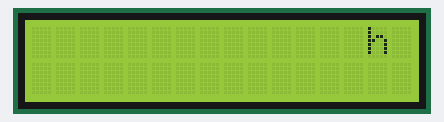
Recording of a sketch running on a simulated Arduino Uno, built with avr-gcc and run on an emulated ATmega328P. Shown: 16×2 character LCD.

Above: at 0.18 s.
At 0.93 s:
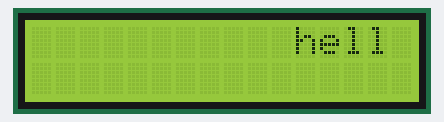
At 1.93 s:
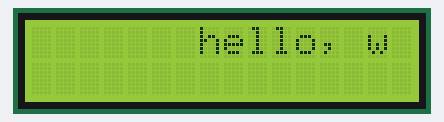
At 2.69 s:
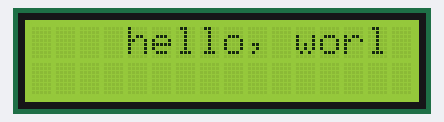
At 3.69 s:
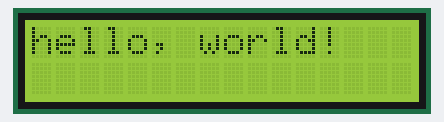
At 7.44 s:
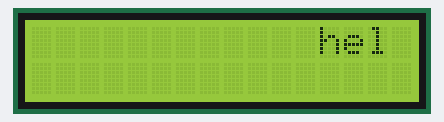

The sketch:

lesson8_lcd.ino
```cpp
#include <LiquidCrystal.h>

char message[]="hello, world!             ";
const int messageLength = sizeof(message) / sizeof(char);
const int displayWidth = 16;
const int displayHeight = 2;
int delayTime = 250;

LiquidCrystal lcd(4, 6, 10, 11, 12, 13);

void setup() {
  lcd.begin(displayWidth, displayHeight);
}

void loop() {
  lcd.setCursor(displayWidth - 1,0);
  for (int i = 0; i < messageLength; i++) {
    lcd.scrollDisplayLeft();
    lcd.print(message[i]);
    delay(delayTime);
  }
  lcd.clear();
}
```

Measured:
- by itself, everything shown: repeats every 6.8 s, in 27 steps
